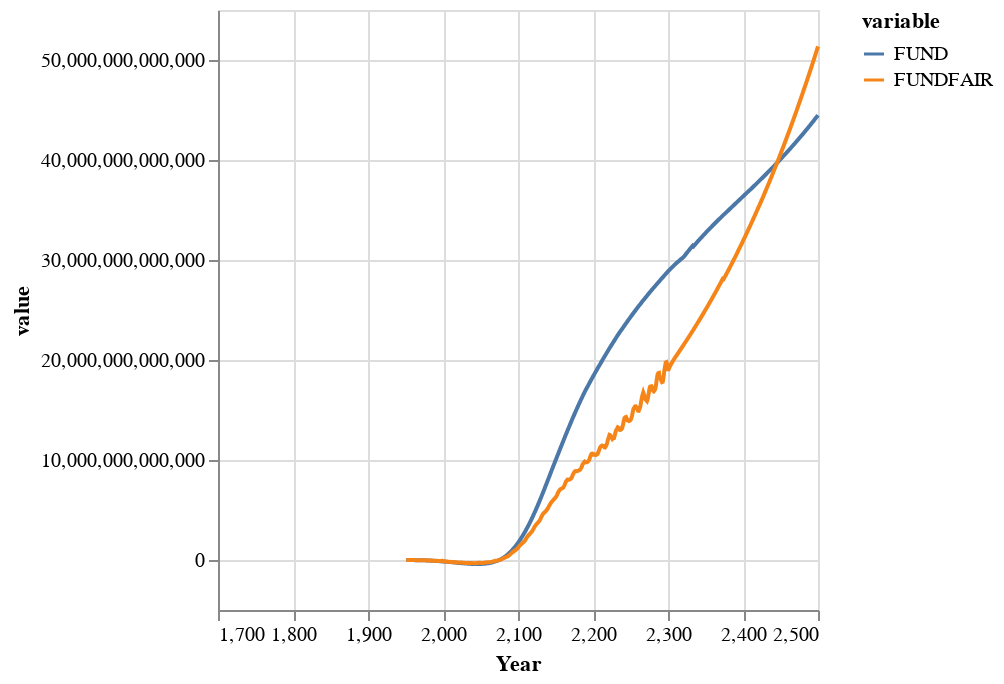

Here is the notebook cell this chart was saved with:
### Code cell
df = DataFrame(
    :Year => Mimi.time_labels(m),
    :FUND => fundvals, 
    :FUNDFAIR => fundfairvals)

stack(df, [:FUND, :FUNDFAIR]) |> 

@vlplot(
    :line, 
    x = :Year,
    y = :value,
    color = :variable
)

### Figure 1 — Vega-Lite specification as saved in the notebook (floating-point values rounded to 4 significant figures; data arrays with more than 128 entries replaced by an {"elided": "..."} marker saying what was removed)
{"data": {"values": {"elided": "1472 records"}}, "encoding": {"color": {"field": "variable", "type": "nominal"}, "x": {"field": "Year", "type": "quantitative"}, "y": {"field": "value", "type": "quantitative"}}, "mark": "line"}
